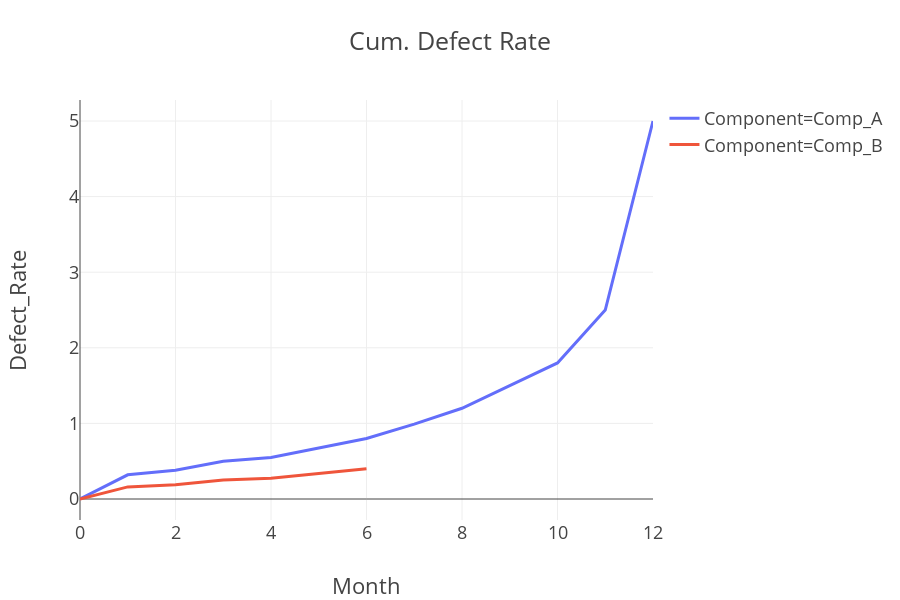

Notebook code for this chart:
### Code cell
px.line(df_long, x='Month', line_group='Component', y='Defect_Rate', color='Component', title='Cum. Defect Rate', 
        template='presentation')

### Figure 1 — Plotly figure (JSON) as saved in the notebook; plotly's stock layout.template omitted (floating-point values rounded to 4 significant figures)
{"data": [{"hoverlabel": {"namelength": 0}, "hovertemplate": "Component=Comp_A<br>Month=%{x}<br>Defect_Rate=%{y}", "legendgroup": "Component=Comp_A", "line": {"color": "#636efa", "dash": "solid"}, "mode": "lines", "name": "Component=Comp_A", "showlegend": true, "type": "scatter", "uid": "527ee57d-b7f3-41b7-bf7c-8fec7667dffd", "x": [0, 1, 2, 3, 4, 5, 6, 7, 8, 9, 10, 11, 12], "xaxis": "x", "y": [0, 0.32, 0.38, 0.5, 0.55, 0.67, 0.8, 0.99, 1.2, 1.5, 1.8, 2.5, 5], "yaxis": "y"}, {"hoverlabel": {"namelength": 0}, "hovertemplate": "Component=Comp_B<br>Month=%{x}<br>Defect_Rate=%{y}", "legendgroup": "Component=Comp_B", "line": {"color": "#EF553B", "dash": "solid"}, "mode": "lines", "name": "Component=Comp_B", "showlegend": true, "type": "scatter", "uid": "f8cc43f6-c7ef-4e29-914c-aa76773aa041", "x": [0, 1, 2, 3, 4, 5, 6, 7, 8, 9, 10, 11, 12], "xaxis": "x", "y": [0, 0.16, 0.19, 0.25, 0.275, 0.335, 0.4, null, null, null, null, null, null], "yaxis": "y"}], "layout": {"grid": {"xaxes": ["x"], "xgap": 0.1, "xside": "bottom", "yaxes": ["y"], "ygap": 0.1, "yside": "left"}, "height": 600, "legend": {"tracegroupgap": 0}, "title": {"text": "Cum. Defect Rate"}, "xaxis": {"title": {"text": "Month"}}, "yaxis": {"title": {"text": "Defect_Rate"}}}}
